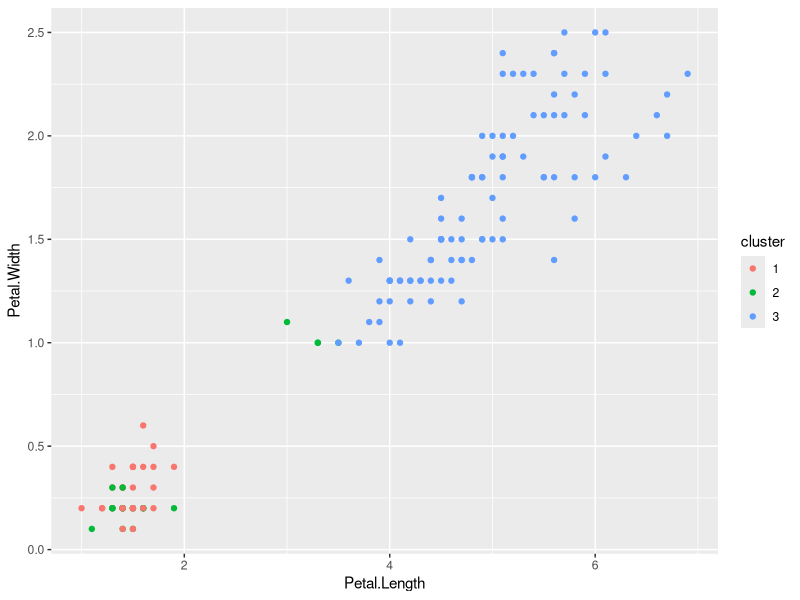

Recreate this plot in R.
# kmeans clustering of iris data

my_iris <- iris[-5]
species <- iris[[5]]
kmeans_iris <- kmeans(my_iris, 3)

# tabla para comparar con species
table(species, kmeans_iris$cluster)

my_iris$cluster <- factor(kmeans_iris$cluster)

library(ggplot2)
ggplot(my_iris, aes(Petal.Length, Petal.Width, color = cluster)) +
  geom_point()
